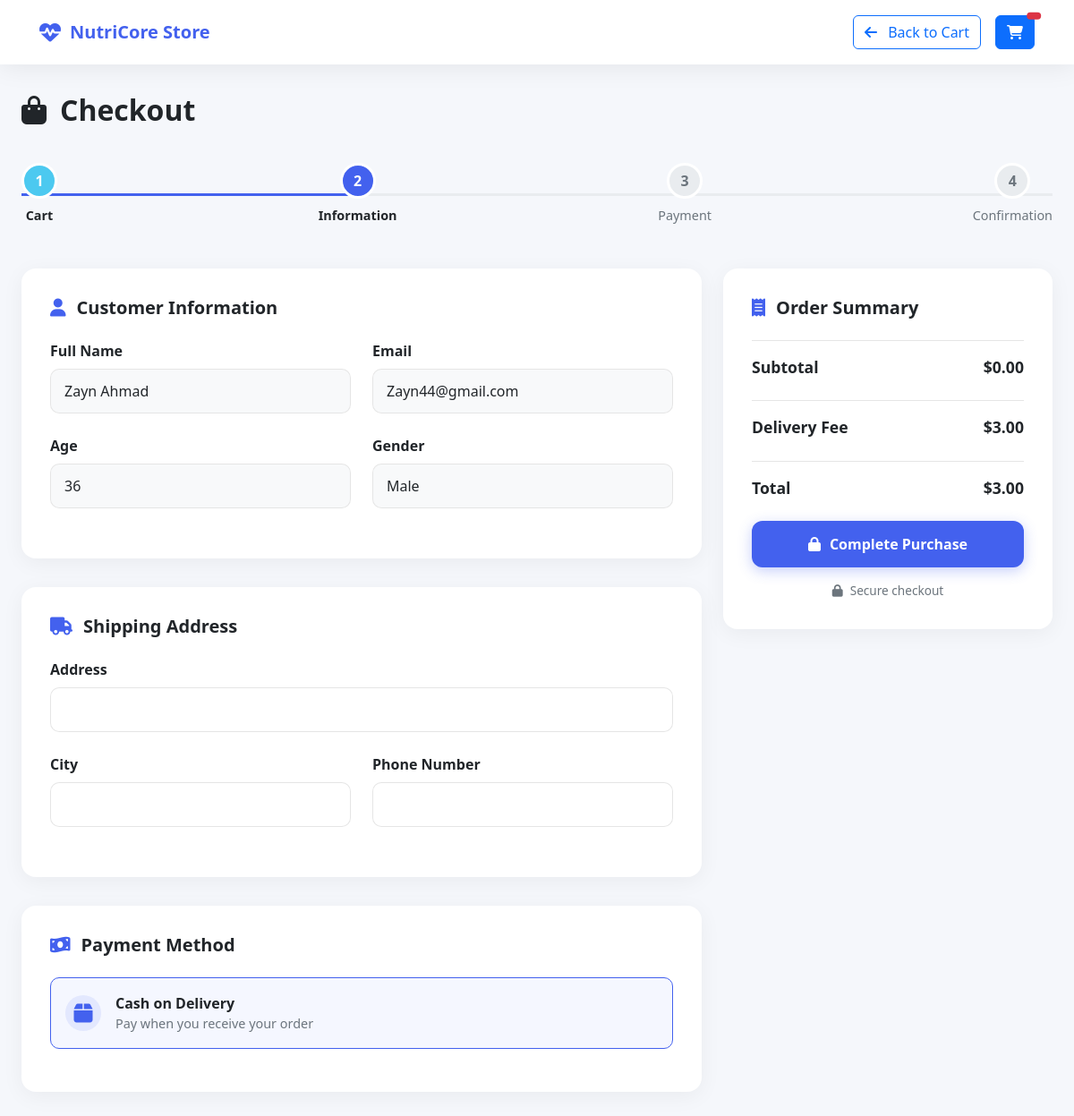
The page /checkout.php (signed in) on the database its author committed.
### tables this page shows
CREATE TABLE `user` (
  `id` int(11) NOT NULL,
  `name` varchar(100) DEFAULT NULL,
  `age` int(11) DEFAULT NULL,
  `gender` varchar(20) DEFAULT NULL,
  `email` varchar(100) DEFAULT NULL,
  `password` varchar(255) DEFAULT NULL,
  `role` enum('user','coach','nutritionist') NOT NULL DEFAULT 'user'
);

### checkout.php (the view, shortened to what this page needs)
<?php
require_once("connection.php");
$userId = $_SESSION['user_id'];
$userStmt = $pdo->prepare("SELECT name, email, age, gender FROM user WHERE id = ?");
$userStmt->execute([$userId]);
$user = $userStmt->fetch(PDO::FETCH_ASSOC);
$total = 0;
?>
<!DOCTYPE html>
<html lang="en">
<head>
    <link href="https://cdn.jsdelivr.net/npm/bootstrap@5.3.0/dist/css/bootstrap.min.css" rel="stylesheet">
    <link rel="stylesheet" href="https://cdnjs.cloudflare.com/ajax/libs/font-awesome/6.4.0/css/all.min.css">
</head>
<body>
    <nav class="navbar navbar-expand-lg store-navbar">
        <div class="container">
            <a class="navbar-brand" href="index.php">
                <i class="fas fa-heartbeat nav-icon"></i>
                <span>NutriCore Store</span>
            </a>
            <div class="d-flex align-items-center">
                <a href="cart.php" class="btn btn-outline-primary me-3">
                    <i class="fas fa-arrow-left me-2"></i> Back to Cart
                </a>
                <a href="cart.php" class="btn btn-primary position-relative">
                    <i class="fas fa-shopping-cart"></i>
                    <span class="position-absolute top-0 start-100 translate-middle badge rounded-pill bg-danger">
                    </span>
                </a>
            </div>
        </div>
    </nav>
    <div class="checkout-container">
        <div class="checkout-header">
            <h1 class="checkout-title">
                <i class="fas fa-shopping-bag"></i> Checkout
            </h1>
        </div>
        <div class="checkout-steps">
            <div class="progress-line">
                <div class="progress-bar"></div>
            </div>
            <div class="step completed">
                <div class="step-number">1</div>
                <div class="step-label">Cart</div>
            </div>
            <div class="step active">
                <div class="step-number">2</div>
                <div class="step-label">Information</div>
            </div>
            <div class="step">
                <div class="step-number">3</div>
                <div class="step-label">Payment</div>
            </div>
            <div class="step">
                <div class="step-number">4</div>
                <div class="step-label">Confirmation</div>
            </div>
        </div>
        <div class="row">
            <div class="col-lg-8">
                <form method="POST" action="checkout.php">
                    <div class="checkout-section">
                        <h3 class="section-title">
                            <i class="fas fa-user"></i> Customer Information
                        </h3>
                        <div class="row">
                            <div class="col-md-6">
                                <div class="form-group">
                                    <label class="form-label">Full Name</label>
                                    <input type="text" class="form-control"
                                           value="<?= htmlspecialchars($user['name']) ?>"
                                           readonly>
                                </div>
                            </div>
                            <div class="col-md-6">
                                <div class="form-group">
                                    <label class="form-label">Email</label>
                                    <input type="email" class="form-control"
                                           value="<?= htmlspecialchars($user['email']) ?>"
                                           readonly>
                                </div>
                            </div>
                        </div>
                        <div class="row">
                            <div class="col-md-6">
                                <div class="form-group">
                                    <label class="form-label">Age</label>
                                    <input type="text" class="form-control"
                                           value="<?= htmlspecialchars($user['age']) ?>"
                                           readonly>
                                </div>
                            </div>
                            <div class="col-md-6">
                                <div class="form-group">
                                    <label class="form-label">Gender</label>
                                    <input type="text" class="form-control"
                                           value="<?= htmlspecialchars($user['gender']) ?>"
                                           readonly>
                                </div>
                            </div>
                        </div>
                    </div>
                                    <div class="checkout-section">
                    <h3 class="section-title">
                        <i class="fas fa-truck"></i> Shipping Address
                    </h3>
                    <div class="form-group">
                        <label for="address" class="form-label">Address</label>
                        <input type="text" id="address" name="address" class="form-control" required>
                    </div>
                    <div class="row">
                        <div class="col-md-6">
                            <div class="form-group">
                                <label for="city" class="form-label">City</label>
                                <input type="text" id="city" name="city" class="form-control" required>
                            </div>
                        </div>
                        <div class="col-md-6">
                            <div class="form-group">
                                <label for="phone" class="form-label">Phone Number</label>
                                <input type="tel" id="phone" name="phone" class="form-control" required>
                            </div>
                        </div>
                    </div>
                </div>
                    <div class="checkout-section">
                        <h3 class="section-title">
                            <i class="fas fa-money-bill-wave"></i> Payment Method
                        </h3>
                        <div class="payment-method active">
                            <i class="fas fa-box payment-icon"></i>
                            <div class="payment-details">
                                <div class="payment-title">Cash on Delivery</div>
                                <div class="payment-description">Pay when you receive your order</div>
                            </div>
                        </div>
                    </div>
            </div>
            <div class="col-lg-4">
                <div class="checkout-section order-summary">
                    <h3 class="section-title">
                        <i class="fas fa-receipt"></i> Order Summary
                    </h3>
                    <div class="summary-total">
                        <span>Subtotal</span>
                        <span>$<?= number_format($total, 2) ?></span>
                    </div>
                    <div class="summary-total">
                        <span>Delivery Fee</span>
                        <span>$3.00</span>
                    </div>
                    <div class="summary-total">
                        <span>Total</span>
                        <span>$<?= number_format($total + 3, 2) ?></span>
                    </div>
<form method="POST">
                    <button type="submit" name="proceedCheck" class="checkout-btn">
                        <i class="fas fa-lock"></i> Complete Purchase
                    </button>
                    </form>
                    <div class="secure-checkout">
                        <i class="fas fa-lock"></i>
                        <span>Secure checkout</span>
                    </div>
                </div>
            </div>
        </div>
    </div>
</body>
</html>

### checkout.php (style rules this page uses)
:root { --primary: #4361ee; --secondary: #3f37c9; --accent: #4895ef; --success: #4cc9f0; --light: #f8f9fa; --dark: #212529; --danger: #ff6b6b; --gray: #6c757d; }
body { background-color: #f5f7fb; font-family: 'Segoe UI', system-ui, -apple-system, sans-serif; color: var(--dark); }
.store-navbar { background: white; box-shadow: 0 2px 30px rgba(0, 0, 0, 0.08); padding: 1rem 2rem; position: sticky; top: 0; z-index: 1000; }
.navbar-brand { font-weight: 700; color: var(--primary); display: flex; align-items: center; gap: 10px; font-size: 1.25rem; }
.nav-icon { font-size: 1.5rem; }
.checkout-container { max-width: 1200px; margin: 2rem auto; padding: 0 1.5rem; }
.checkout-header { margin-bottom: 2.5rem; }
.checkout-title { font-weight: 700; color: var(--dark); display: flex; align-items: center; gap: 15px; font-size: 2rem; }
.checkout-steps { display: flex; justify-content: space-between; align-items: center; position: relative; margin-bottom: 3rem; }
.progress-line { position: absolute; height: 3px; width: 100%; background: #e9ecef; z-index: 1; }
.progress-bar { height: 100%; width: 33%; background: var(--primary); transition: all 0.3s ease; }
.step { display: flex; flex-direction: column; align-items: center; z-index: 2; }
.step-number { width: 40px; height: 40px; border-radius: 50%; background: #e9ecef; color: var(--gray); display: flex; align-items: center; justify-content: center; font-weight: 600; margin-bottom: 0.5rem; border: 3px solid white; }
.step.active .step-number { background: var(--primary); color: white; }
.step.completed .step-number { background: var(--success); color: white; }
.step-label { color: var(--gray); font-size: 0.9rem; font-weight: 500; }
.step.active .step-label, .step.completed .step-label { color: var(--dark); font-weight: 600; }
.checkout-section { background: white; border-radius: 16px; padding: 2rem; box-shadow: 0 5px 25px rgba(0, 0, 0, 0.05); margin-bottom: 2rem; }
.section-title { font-weight: 700; color: var(--dark); margin-bottom: 1.5rem; display: flex; align-items: center; gap: 12px; font-size: 1.25rem; }
.section-title i { color: var(--primary); }
.form-group { margin-bottom: 1.5rem; }
.form-label { font-weight: 600; color: var(--dark); margin-bottom: 0.5rem; display: block; }
.form-control { border-radius: 10px; padding: 12px 15px; border: 1px solid rgba(0, 0, 0, 0.1); transition: all 0.3s ease; }
.form-control[readonly] { background-color: #f8f9fa; opacity: 1; }
.payment-method { display: flex; align-items: center; padding: 1rem; border-radius: 10px; background: white; border: 1px solid rgba(0, 0, 0, 0.1); margin-bottom: 1rem; cursor: pointer; transition: all 0.3s ease; }
.payment-method.active { border-color: var(--primary); background: rgba(67, 97, 238, 0.05); }
.payment-icon { font-size: 1.5rem; color: var(--primary); margin-right: 1rem; width: 40px; height: 40px; border-radius: 50%; background: rgba(67, 97, 238, 0.1); display: flex; align-items: center; justify-content: center; }
.payment-details { flex: 1; }
.payment-title { font-weight: 600; color: var(--dark); }
.payment-description { color: var(--gray); font-size: 0.9rem; }
.order-summary { position: sticky; top: 120px; }
.summary-total { display: flex; justify-content: space-between; font-weight: 700; font-size: 1.1rem; margin: 1.5rem 0; padding-top: 1rem; border-top: 1px solid rgba(0, 0, 0, 0.1); }
.checkout-btn { background: var(--primary); color: white; border: none; border-radius: 12px; padding: 14px; font-weight: 600; width: 100%; margin-top: 1rem; transition: all 0.3s ease; font-size: 1rem; box-shadow: 0 4px 15px rgba(67, 97, 238, 0.3); display: flex; align-items: center; justify-content: center; gap: 10px; }
.secure-checkout { display: flex; align-items: center; justify-content: center; gap: 8px; margin-top: 1rem; color: var(--gray); font-size: 0.85rem; }

### rows shown on the page
user: name "Zayn Ahmad", email "Zayn44@gmail.com", age "36", gender "Male"

### other values the page prints
$total "0.00"
$total + 3 "3.00"
